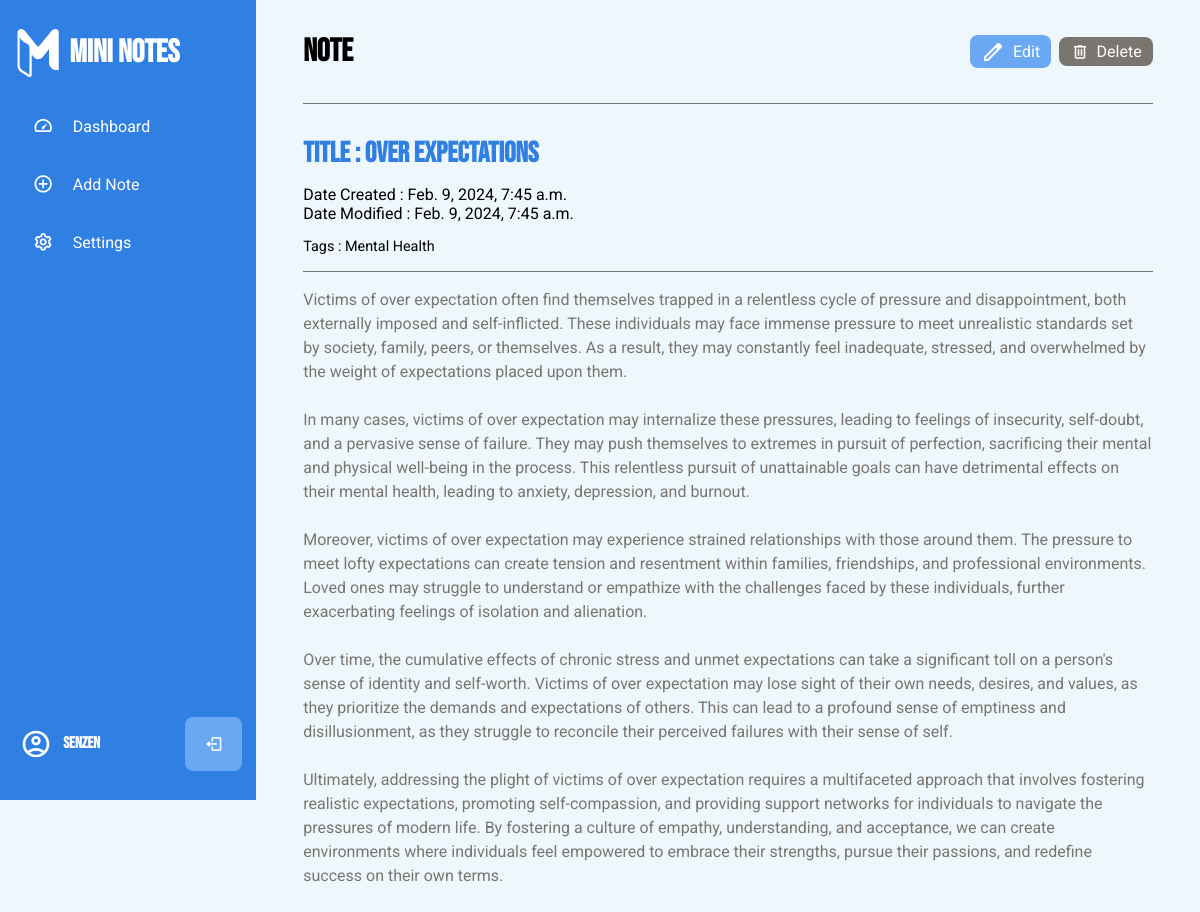
The app's page /note/notedetails/over-expectations/ (signed in) with its own data.
### notesapp/models.py (models this page shows, shortened)
class Note(models.Model):
    user = models.ForeignKey(User, on_delete=models.CASCADE, default=1)
    title = models.CharField(max_length=255)
    content = models.TextField()
    tags = models.CharField(max_length=255, blank=True, null=True)
    slug = models.SlugField(unique=True)
    date_created = models.DateTimeField(auto_now_add=True)
    date_modified = models.DateTimeField(auto_now=True)

### notesapp/views.py (the view)
# urls.py: path('note/notedetails/<slug:slug>/',
@login_required(login_url='userapp:login')
def notedetails(request, slug):
    note = get_object_or_404(Note, slug=slug)
    context = {
        "page_title": "MiniNotes | Note Details",
        "note": note,
    }
    return render(request, 'notedetails.html', context)

### notesapp/templates/notedetails.html
{% extends 'base.html' %}
{% load static %}
{% block content %}
{% include 'partials/sidebar.html' %}
<div class="note-details">
    <header class="note-details-header content-container">
        <h1 class="note-details-header-title">Note</h1>
        <div class="note-details-btn-div">
            <a href="{% url 'noteapp:editnote' slug=note.slug %}" class="note-details-edit-link">
                <img src="{% static 'images/edit.svg' %}" class="note-details-edit-icon">
                <span class="note-details-edit-link-text">Edit</span></a>
            <a href="{% url 'noteapp:deletenote' slug=note.slug %}" class="note-details-delete-link">
                <img src="{% static 'images/delete.svg' %}" class="note-details-delete-icon">
                <span class="note-details-delete-link-text">Delete</span></a>
        </div>
    </header>
    <main class="notedetails-main content-container">
        <div class="note-details-title-div">
            <h2 class="note-details-title">Title : {{note.title}}</h2>
            <p class="note-details-date-created">Date Created : {{note.date_created}}</p>
            <p class="note-details-date-modified">Date Modified : {{note.date_created}}</p>
            <p class="note-details-tag">Tags : {{note.tags}}</p>
        </div>
        <div class="note-details-content-div">
            {{note.content|linebreaksbr|linebreaks}}
        </div>
    </main>
</div>
{% endblock %}

### notesapp/templates/partials/sidebar.html (shortened to what this page needs)
{% load static %}
<nav class="sidebar">
    <div class="sidebar-top">
        <img src="{% static 'images/note_app_logo_white.svg' %}" class="sidebar-logo" alt="sidebar-logo-image">
        <h3 class="hide sidebar-logo-text">Mini Notes</h3>
    </div>
    <div class="sidebar-links">
        <ul>
            <li class="tooltip-element" data-tooltip="0">
                <a href="{% url 'noteapp:dashboard' %}" data-active="0">
                    <div class="icon">
                        <i class='bx bx-tachometer'></i>
                    </div>
                    <span class="link hide">Dashboard</span>
                </a>
            </li>
            <li class="tooltip-element" data-tooltip="1">
                <a href="{% url 'noteapp:addnote' %}" data-active="1">
                    <div class="icon">
                        <i class='bx bx-plus-circle'></i>
                    </div>
                    <span class="link hide">Add Note</span>
                </a>
            </li>
            <li class="tooltip-element" data-tooltip="2">
                <a href="{% url 'noteapp:settings' %}" data-active="2">
                    <div class="icon">
                        <i class='bx bx-cog'></i>
                    </div>
                    <span class="link hide">Settings</span>
                </a>
            </li>
        </ul>
    </div>
    <div class="sidebar-footer">
        {% if user.is_authenticated %}
        <div class="admin-user tooltip-element" data-tooltip="1">
            <div class="admin-profile hide">
                <img src="{% static 'images/account_circle.svg' %}" alt="" class="sidebar-account-image">
                <div class="admin-info">
                    <h3 class="sidebar-username">{{ user.username }}</h3>
                </div>
            </div>
            <a href="{% url 'userapp:logout' %}" class="log-out">
                <i class='bx bx-log-out'></i>
            </a>
        </div>
    </div>
    {% endif %}
</nav>

### records on screen
Note: title "Over Expectations", date_created "Feb. 9, 2024, 7:45 a.m.", tags "Mental Health", content "Victims of over expectation often find themselves trapped in a relentless cycle of pressure and disappointment, both externally imposed and self-inflicted. These individuals may face immense pressure to meet unrealistic standards set by society, family, peers, or themselves. As a result, they may constantly feel inadequate, stressed, and overwhelmed by the weight of expectations placed upon them. In many cases, victims of over expectation may internalize these pressures, leading to feelings of insecurity, self-doubt, and a pervasive sense of failure. They may push themselves to extremes in pursuit of perfection, sacrificing their mental and physical well-being in the process. This…"

### other values on screen
{{ user.username }} "SenZen"
